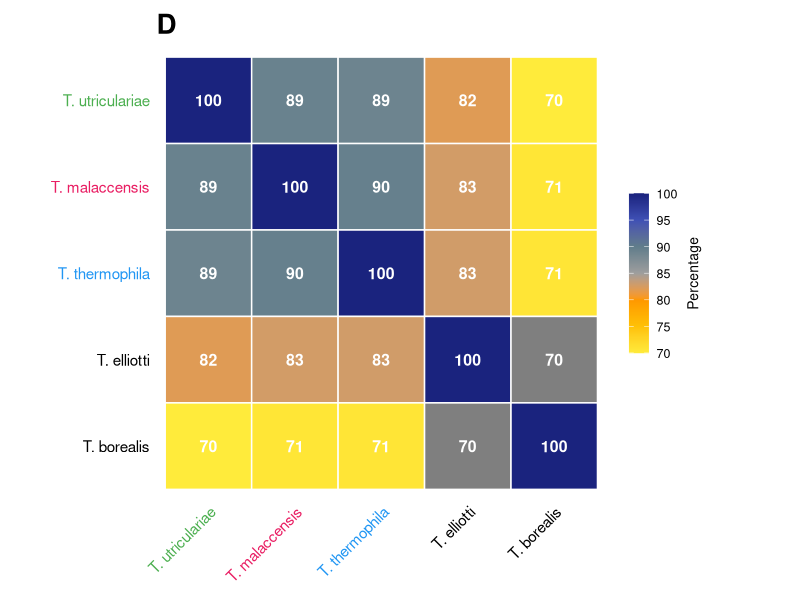
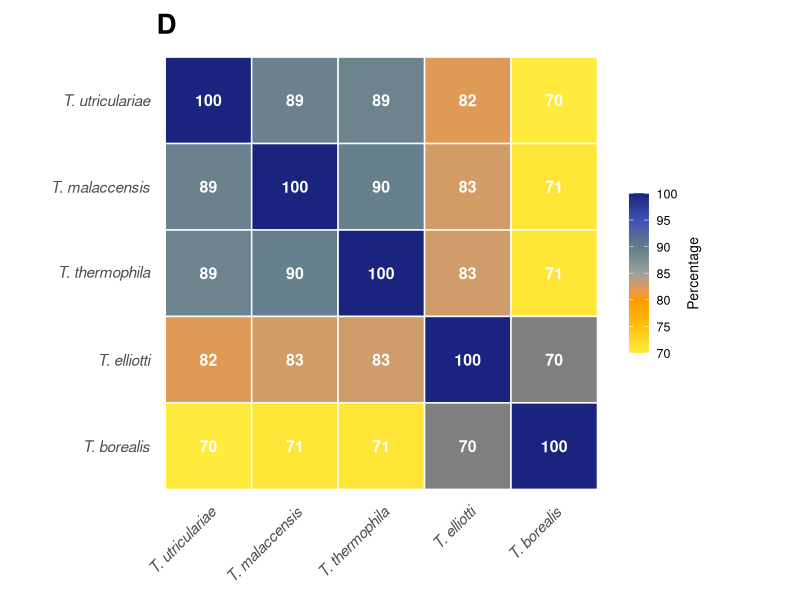
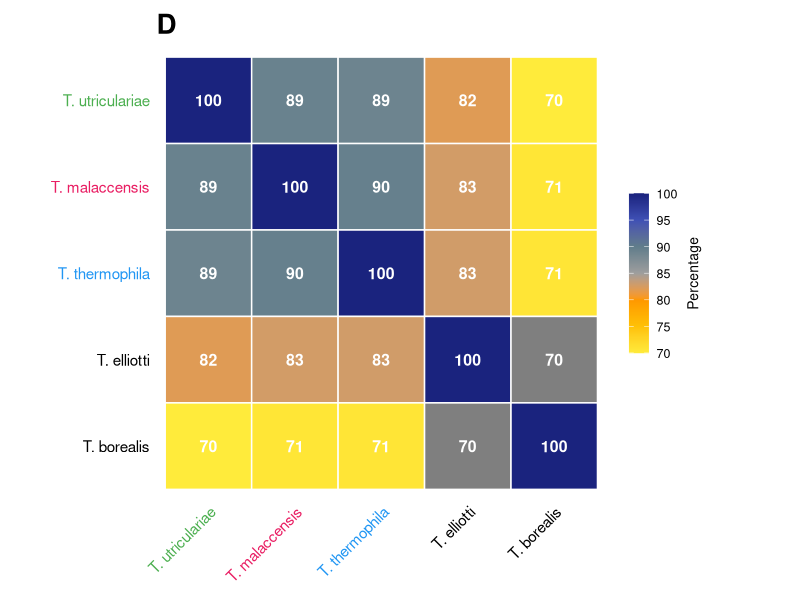
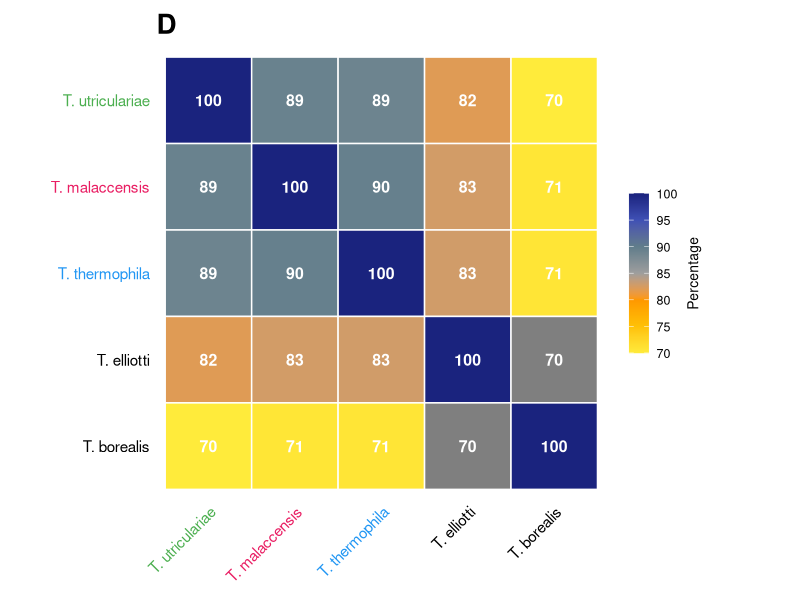
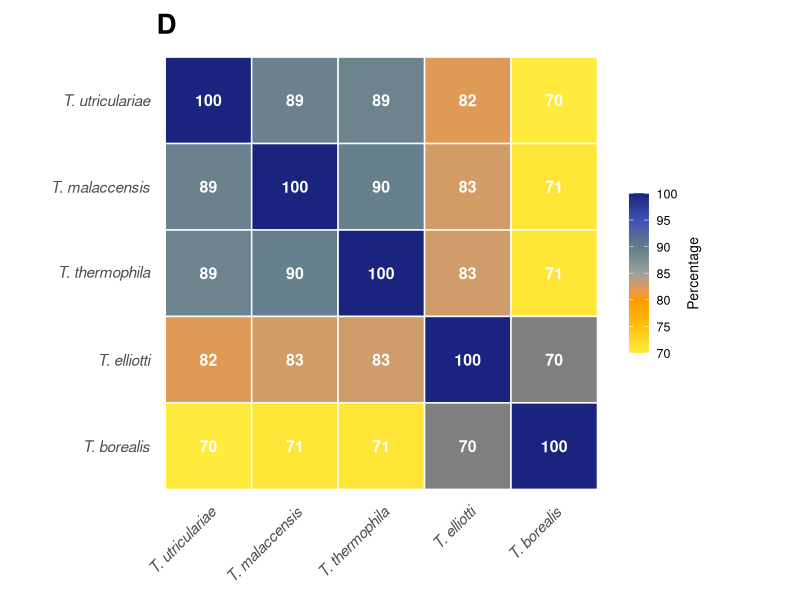
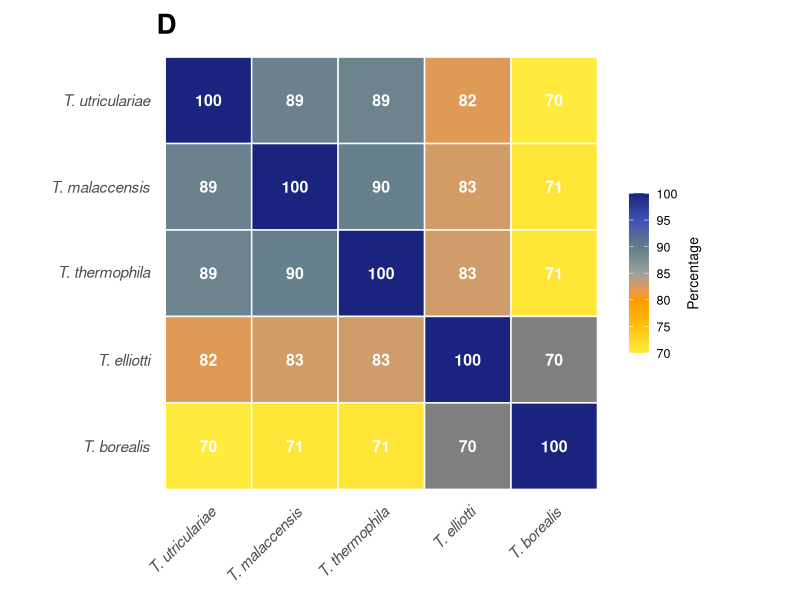

These figures' R source, in order:
# AAI Matrix Heatmap Script
library(ggplot2)
library(reshape2)
library(dplyr)

# Create the AAI matrix data
aai_matrix <- matrix(c(
  100, 89.3, 89.0, 82.0, 70.0,
  89.3, 100, 89.5, 82.7, 70.6,
  89.0, 89.5, 100, 82.8, 70.7,
  82.0, 82.7, 82.8, 100, 69.7,
  70.0, 70.6, 70.7, 69.7, 100
), nrow = 5, byrow = TRUE)

# Set row and column names in the correct order from the figure
species_names <- c("T. utriculariae", "T. malaccensis", "T. thermophila", "T. elliotti", "T. borealis")
rownames(aai_matrix) <- species_names
colnames(aai_matrix) <- species_names

# Convert matrix to long format for ggplot
aai_long <- melt(aai_matrix, varnames = c("Species1", "Species2"), value.name = "AAI")

# Create species factor with proper order - REVERSED for y-axis to match figure
aai_long$Species1 <- factor(aai_long$Species1, levels = rev(species_names))
aai_long$Species2 <- factor(aai_long$Species2, levels = species_names)

# Round AAI values for display
aai_long$AAI_display <- round(aai_long$AAI, 0)

# Create color scheme similar to the image (blue-yellow gradient)
color_palette <- c("#FFEB3B", "#FFC107", "#FF9800", "#9E9E9E", "#607D8B", "#3F51B5", "#1A237E")

# Create the heatmap
aai_plot <- ggplot(aai_long, aes(x = Species2, y = Species1, fill = AAI)) +
  geom_tile(color = "white", linewidth = 0.5) +
  geom_text(aes(label = AAI_display), color = "white", size = 4, fontface = "bold") +
  scale_fill_gradientn(
    colors = color_palette,
    values = scales::rescale(c(70, 75, 80, 85, 90, 95, 100)),
    limits = c(70, 100),
    name = "Percentage",
    breaks = seq(70, 100, 5),
    guide = guide_colorbar(
      title.position = "right",
      title.theme = element_text(angle = 90, hjust = 0.5),
      barwidth = 1,
      barheight = 8
    )
  ) +
  labs(
    title = "D",
    x = NULL,
    y = NULL
  ) +
  theme_minimal() +
  theme(
    # Text formatting
    text = element_text(color = "black"),
    plot.title = element_text(size = 20, face = "bold", hjust = 0, vjust = 1),
    
    # Axis text formatting
    axis.text.x = element_text(angle = 45, hjust = 1, vjust = 1, size = 11, 
                               color = c("#4CAF50", "#E91E63", "#2196F3", "black", "black")),
    axis.text.y = element_text(size = 11, hjust = 1,
                               color = c("black", "black", "#2196F3", "#E91E63", "#4CAF50")),
    
    # Remove panel elements
    panel.grid = element_blank(),
    panel.background = element_blank(),
    
    # Legend formatting
    legend.position = "right",
    legend.title = element_text(size = 10),
    legend.text = element_text(size = 9),
    
    # Axis ticks
    axis.ticks = element_blank(),
    
    # Plot margins
    plot.margin = margin(10, 40, 10, 10)
  ) +
  coord_fixed(ratio = 1)

# Format species names with italics (approximated with color coding)
# Green for T. utriculariae, Pink for T. malaccensis, Blue for T. thermophila

print(aai_plot)

# Save the plot
ggsave("aai_matrix_heatmap.png", aai_plot, width = 8, height = 6, dpi = 300, bg = "white")
ggsave("aai_matrix_heatmap.pdf", aai_plot, width = 8, height = 6, bg = "white")

# Alternative version with better text formatting using expression
aai_plot_formatted <- ggplot(aai_long, aes(x = Species2, y = Species1, fill = AAI)) +
  geom_tile(color = "white", linewidth = 0.5) +
  geom_text(aes(label = AAI_display), color = "white", size = 4, fontface = "bold") +
  scale_fill_gradientn(
    colors = color_palette,
    values = scales::rescale(c(70, 75, 80, 85, 90, 95, 100)),
    limits = c(70, 100),
    name = "Percentage",
    breaks = seq(70, 100, 5),
    guide = guide_colorbar(
      title.position = "right",
      title.theme = element_text(angle = 90, hjust = 0.5),
      barwidth = 1,
      barheight = 8
    )
  ) +
  scale_x_discrete(
    labels = c(
      expression(italic("T. utriculariae")),
      expression(italic("T. malaccensis")),
      expression(italic("T. thermophila")),
      expression(italic("T. elliotti")),
      expression(italic("T. borealis"))
    )
  ) +
  scale_y_discrete(
    labels = c(
      expression(italic("T. borealis")),
      expression(italic("T. elliotti")),
      expression(italic("T. thermophila")),
      expression(italic("T. malaccensis")),
      expression(italic("T. utriculariae"))
    )
  ) +
  labs(
    title = "D",
    x = NULL,
    y = NULL
  ) +
  theme_minimal() +
  theme(
    # Text formatting
    text = element_text(color = "black"),
    plot.title = element_text(size = 20, face = "bold", hjust = 0, vjust = 1),
    
    # Axis text formatting with colors
    axis.text.x = element_text(angle = 45, hjust = 1, vjust = 1, size = 11),
    axis.text.y = element_text(size = 11, hjust = 1),
    
    # Remove panel elements
    panel.grid = element_blank(),
    panel.background = element_blank(),
    
    # Legend formatting
    legend.position = "right",
    legend.title = element_text(size = 10),
    legend.text = element_text(size = 9),
    
    # Axis ticks
    axis.ticks = element_blank(),
    
    # Plot margins
    plot.margin = margin(10, 40, 10, 10)
  ) +
  coord_fixed(ratio = 1)

print(aai_plot_formatted)

# Save the formatted version
ggsave("aai_matrix_heatmap_formatted.png", aai_plot_formatted, width = 8, height = 6, dpi = 300, bg = "white")
ggsave("aai_matrix_heatmap_formatted.pdf", aai_plot_formatted, width = 8, height = 6, bg = "white")

cat("AAI Matrix Heatmap Complete!\n")
cat("Files saved:\n")
cat("- aai_matrix_heatmap.png (with colored species names)\n")
cat("- aai_matrix_heatmap.pdf\n")
cat("- aai_matrix_heatmap_formatted.png (with italic species names)\n")
cat("- aai_matrix_heatmap_formatted.pdf\n")